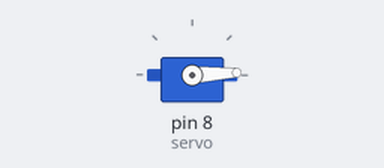
A sketch run on a simulated Arduino Uno, built with avr-gcc and run on an emulated ATmega328P. Parts: servo.

Above: at 0.05 s.
At 1.3 s:
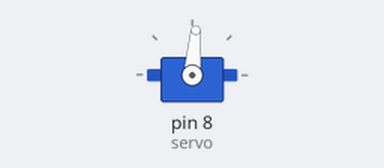
At 2.6 s:
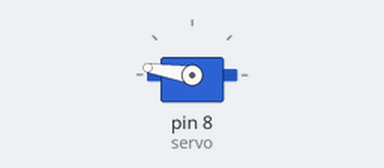
At 5.2 s:
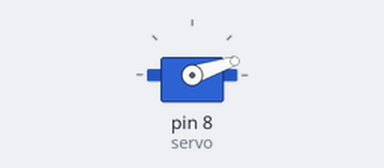
Timing chart, 0 to 7.1 s (numbered marks = the images above):
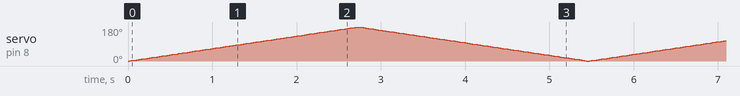

The sketch:

servo_SWEEP.ino
```cpp
#include <Servo.h>

Servo servo;
int angle = 0;

void setup() {
  servo.attach(8);
  servo.write(angle);
}


void loop()
{
 // scan from 0 to 180 degrees
  for(angle = 0; angle <= 180; angle++)
  {
    servo.write(angle);
    delay(15);
  }
  // now scan back from 180 to 0 degrees
  for(angle = 180; angle >= 0; angle--)
  {
    servo.write(angle);
    delay(15);
  }
}
```
